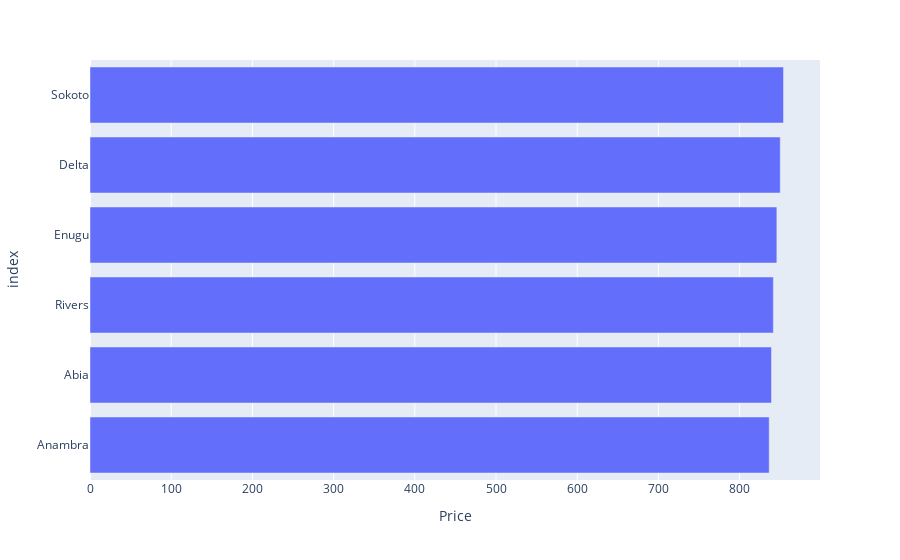

The notebook cell this image was saved under:
### Code cell
px.bar(df, y =df['index'], x = df['Price'], orientation = 'h')

### Figure 1 — Plotly figure (JSON) as saved in the notebook; plotly's stock layout.template omitted (floating-point values rounded to 4 significant figures)
{"data": [{"alignmentgroup": "True", "hovertemplate": "Price=%{x}<br>index=%{y}<extra></extra>", "legendgroup": "", "marker": {"color": "#636efa", "pattern": {"shape": ""}}, "name": "", "offsetgroup": "", "orientation": "h", "showlegend": false, "textposition": "auto", "type": "bar", "x": [836.4, 839.2, 841.5, 845.8, 850, 854], "xaxis": "x", "y": ["Anambra", "Abia", "Rivers", "Enugu", "Delta", "Sokoto"], "yaxis": "y"}], "layout": {"barmode": "relative", "legend": {"tracegroupgap": 0}, "margin": {"t": 60}, "xaxis": {"anchor": "y", "domain": [0, 1], "title": {"text": "Price"}}, "yaxis": {"anchor": "x", "domain": [0, 1], "title": {"text": "index"}}}}
